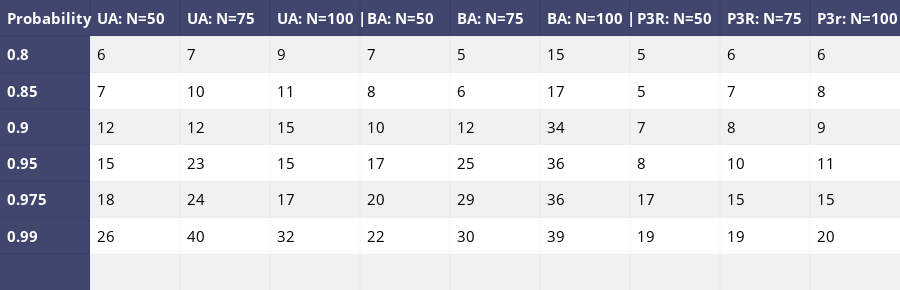

The cell this chart's notebook holds for it:
### Code cell
data_matrix = [['Probability', 'UA: N=50', 'UA: N=75','UA: N=100 |','BA: N=50', 'BA: N=75','BA: N=100 |','P3R: N=50', 'P3R: N=75','P3r: N=100'],
               ['0.8']+list1ua+list1ba+list1p3r,
               ['0.85']+list2ua+list2ba+list2p3r,
               ['0.9']+list3ua+list3ba+list3p3r,
               ['0.95']+list4ua+list4ba+list4p3r,
               ['0.975']+list5ua+list5ba+list5p3r,
               ['0.99']+list6ua+list6ba+list6p3r,
               ['','','','','','','','','','']
               ]

table = ff.create_table(data_matrix,index=True, index_title='Date')
for i in range(len(table.layout.annotations)):
    table.layout.annotations[i].font.size = 15
iplot(table, filename='simple_table')

### Figure 1 — Plotly figure (JSON) as saved in the notebook; plotly's stock layout.template omitted (floating-point values rounded to 4 significant figures)
{"data": [{"colorscale": [[0, "#00083e"], [0.5, "#ededee"], [1, "#ffffff"]], "hoverinfo": "none", "opacity": 0.75, "showscale": false, "type": "heatmap", "z": [[0, 0, 0, 0, 0, 0, 0, 0, 0, 0], [0, 0.5, 0.5, 0.5, 0.5, 0.5, 0.5, 0.5, 0.5, 0.5], [0, 1, 1, 1, 1, 1, 1, 1, 1, 1], [0, 0.5, 0.5, 0.5, 0.5, 0.5, 0.5, 0.5, 0.5, 0.5], [0, 1, 1, 1, 1, 1, 1, 1, 1, 1], [0, 0.5, 0.5, 0.5, 0.5, 0.5, 0.5, 0.5, 0.5, 0.5], [0, 1, 1, 1, 1, 1, 1, 1, 1, 1], [0, 0.5, 0.5, 0.5, 0.5, 0.5, 0.5, 0.5, 0.5, 0.5]]}], "layout": {"annotations": [{"align": "left", "font": {"color": "#ffffff", "size": 15}, "showarrow": false, "text": "<b>Probability</b>", "x": -0.45, "xanchor": "left", "xref": "x1", "y": 0, "yref": "y1"}, {"align": "left", "font": {"color": "#ffffff", "size": 15}, "showarrow": false, "text": "<b>UA: N=50</b>", "x": 0.55, "xanchor": "left", "xref": "x1", "y": 0, "yref": "y1"}, {"align": "left", "font": {"color": "#ffffff", "size": 15}, "showarrow": false, "text": "<b>UA: N=75</b>", "x": 1.55, "xanchor": "left", "xref": "x1", "y": 0, "yref": "y1"}, {"align": "left", "font": {"color": "#ffffff", "size": 15}, "showarrow": false, "text": "<b>UA: N=100 |</b>", "x": 2.55, "xanchor": "left", "xref": "x1", "y": 0, "yref": "y1"}, {"align": "left", "font": {"color": "#ffffff", "size": 15}, "showarrow": false, "text": "<b>BA: N=50</b>", "x": 3.55, "xanchor": "left", "xref": "x1", "y": 0, "yref": "y1"}, {"align": "left", "font": {"color": "#ffffff", "size": 15}, "showarrow": false, "text": "<b>BA: N=75</b>", "x": 4.55, "xanchor": "left", "xref": "x1", "y": 0, "yref": "y1"}, {"align": "left", "font": {"color": "#ffffff", "size": 15}, "showarrow": false, "text": "<b>BA: N=100 |</b>", "x": 5.55, "xanchor": "left", "xref": "x1", "y": 0, "yref": "y1"}, {"align": "left", "font": {"color": "#ffffff", "size": 15}, "showarrow": false, "text": "<b>P3R: N=50</b>", "x": 6.55, "xanchor": "left", "xref": "x1", "y": 0, "yref": "y1"}, {"align": "left", "font": {"color": "#ffffff", "size": 15}, "showarrow": false, "text": "<b>P3R: N=75</b>", "x": 7.55, "xanchor": "left", "xref": "x1", "y": 0, "yref": "y1"}, {"align": "left", "font": {"color": "#ffffff", "size": 15}, "showarrow": false, "text": "<b>P3r: N=100</b>", "x": 8.55, "xanchor": "left", "xref": "x1", "y": 0, "yref": "y1"}, {"align": "left", "font": {"color": "#ffffff", "size": 15}, "showarrow": false, "text": "<b>0.8</b>", "x": -0.45, "xanchor": "left", "xref": "x1", "y": 1, "yref": "y1"}, {"align": "left", "font": {"color": "#000000", "size": 15}, "showarrow": false, "text": "6", "x": 0.55, "xanchor": "left", "xref": "x1", "y": 1, "yref": "y1"}, {"align": "left", "font": {"color": "#000000", "size": 15}, "showarrow": false, "text": "7", "x": 1.55, "xanchor": "left", "xref": "x1", "y": 1, "yref": "y1"}, {"align": "left", "font": {"color": "#000000", "size": 15}, "showarrow": false, "text": "9", "x": 2.55, "xanchor": "left", "xref": "x1", "y": 1, "yref": "y1"}, {"align": "left", "font": {"color": "#000000", "size": 15}, "showarrow": false, "text": "7", "x": 3.55, "xanchor": "left", "xref": "x1", "y": 1, "yref": "y1"}, {"align": "left", "font": {"color": "#000000", "size": 15}, "showarrow": false, "text": "5", "x": 4.55, "xanchor": "left", "xref": "x1", "y": 1, "yref": "y1"}, {"align": "left", "font": {"color": "#000000", "size": 15}, "showarrow": false, "text": "15", "x": 5.55, "xanchor": "left", "xref": "x1", "y": 1, "yref": "y1"}, {"align": "left", "font": {"color": "#000000", "size": 15}, "showarrow": false, "text": "5", "x": 6.55, "xanchor": "left", "xref": "x1", "y": 1, "yref": "y1"}, {"align": "left", "font": {"color": "#000000", "size": 15}, "showarrow": false, "text": "6", "x": 7.55, "xanchor": "left", "xref": "x1", "y": 1, "yref": "y1"}, {"align": "left", "font": {"color": "#000000", "size": 15}, "showarrow": false, "text": "6", "x": 8.55, "xanchor": "left", "xref": "x1", "y": 1, "yref": "y1"}, {"align": "left", "font": {"color": "#ffffff", "size": 15}, "showarrow": false, "text": "<b>0.85</b>", "x": -0.45, "xanchor": "left", "xref": "x1", "y": 2, "yref": "y1"}, {"align": "left", "font": {"color": "#000000", "size": 15}, "showarrow": false, "text": "7", "x": 0.55, "xanchor": "left", "xref": "x1", "y": 2, "yref": "y1"}, {"align": "left", "font": {"color": "#000000", "size": 15}, "showarrow": false, "text": "10", "x": 1.55, "xanchor": "left", "xref": "x1", "y": 2, "yref": "y1"}, {"align": "left", "font": {"color": "#000000", "size": 15}, "showarrow": false, "text": "11", "x": 2.55, "xanchor": "left", "xref": "x1", "y": 2, "yref": "y1"}, {"align": "left", "font": {"color": "#000000", "size": 15}, "showarrow": false, "text": "8", "x": 3.55, "xanchor": "left", "xref": "x1", "y": 2, "yref": "y1"}, {"align": "left", "font": {"color": "#000000", "size": 15}, "showarrow": false, "text": "6", "x": 4.55, "xanchor": "left", "xref": "x1", "y": 2, "yref": "y1"}, {"align": "left", "font": {"color": "#000000", "size": 15}, "showarrow": false, "text": "17", "x": 5.55, "xanchor": "left", "xref": "x1", "y": 2, "yref": "y1"}, {"align": "left", "font": {"color": "#000000", "size": 15}, "showarrow": false, "text": "5", "x": 6.55, "xanchor": "left", "xref": "x1", "y": 2, "yref": "y1"}, {"align": "left", "font": {"color": "#000000", "size": 15}, "showarrow": false, "text": "7", "x": 7.55, "xanchor": "left", "xref": "x1", "y": 2, "yref": "y1"}, {"align": "left", "font": {"color": "#000000", "size": 15}, "showarrow": false, "text": "8", "x": 8.55, "xanchor": "left", "xref": "x1", "y": 2, "yref": "y1"}, {"align": "left", "font": {"color": "#ffffff", "size": 15}, "showarrow": false, "text": "<b>0.9</b>", "x": -0.45, "xanchor": "left", "xref": "x1", "y": 3, "yref": "y1"}, {"align": "left", "font": {"color": "#000000", "size": 15}, "showarrow": false, "text": "12", "x": 0.55, "xanchor": "left", "xref": "x1", "y": 3, "yref": "y1"}, {"align": "left", "font": {"color": "#000000", "size": 15}, "showarrow": false, "text": "12", "x": 1.55, "xanchor": "left", "xref": "x1", "y": 3, "yref": "y1"}, {"align": "left", "font": {"color": "#000000", "size": 15}, "showarrow": false, "text": "15", "x": 2.55, "xanchor": "left", "xref": "x1", "y": 3, "yref": "y1"}, {"align": "left", "font": {"color": "#000000", "size": 15}, "showarrow": false, "text": "10", "x": 3.55, "xanchor": "left", "xref": "x1", "y": 3, "yref": "y1"}, {"align": "left", "font": {"color": "#000000", "size": 15}, "showarrow": false, "text": "12", "x": 4.55, "xanchor": "left", "xref": "x1", "y": 3, "yref": "y1"}, {"align": "left", "font": {"color": "#000000", "size": 15}, "showarrow": false, "text": "34", "x": 5.55, "xanchor": "left", "xref": "x1", "y": 3, "yref": "y1"}, {"align": "left", "font": {"color": "#000000", "size": 15}, "showarrow": false, "text": "7", "x": 6.55, "xanchor": "left", "xref": "x1", "y": 3, "yref": "y1"}, {"align": "left", "font": {"color": "#000000", "size": 15}, "showarrow": false, "text": "8", "x": 7.55, "xanchor": "left", "xref": "x1", "y": 3, "yref": "y1"}, {"align": "left", "font": {"color": "#000000", "size": 15}, "showarrow": false, "text": "9", "x": 8.55, "xanchor": "left", "xref": "x1", "y": 3, "yref": "y1"}, {"align": "left", "font": {"color": "#ffffff", "size": 15}, "showarrow": false, "text": "<b>0.95</b>", "x": -0.45, "xanchor": "left", "xref": "x1", "y": 4, "yref": "y1"}, {"align": "left", "font": {"color": "#000000", "size": 15}, "showarrow": false, "text": "15", "x": 0.55, "xanchor": "left", "xref": "x1", "y": 4, "yref": "y1"}, {"align": "left", "font": {"color": "#000000", "size": 15}, "showarrow": false, "text": "23", "x": 1.55, "xanchor": "left", "xref": "x1", "y": 4, "yref": "y1"}, {"align": "left", "font": {"color": "#000000", "size": 15}, "showarrow": false, "text": "15", "x": 2.55, "xanchor": "left", "xref": "x1", "y": 4, "yref": "y1"}, {"align": "left", "font": {"color": "#000000", "size": 15}, "showarrow": false, "text": "17", "x": 3.55, "xanchor": "left", "xref": "x1", "y": 4, "yref": "y1"}, {"align": "left", "font": {"color": "#000000", "size": 15}, "showarrow": false, "text": "25", "x": 4.55, "xanchor": "left", "xref": "x1", "y": 4, "yref": "y1"}, {"align": "left", "font": {"color": "#000000", "size": 15}, "showarrow": false, "text": "36", "x": 5.55, "xanchor": "left", "xref": "x1", "y": 4, "yref": "y1"}, {"align": "left", "font": {"color": "#000000", "size": 15}, "showarrow": false, "text": "8", "x": 6.55, "xanchor": "left", "xref": "x1", "y": 4, "yref": "y1"}, {"align": "left", "font": {"color": "#000000", "size": 15}, "showarrow": false, "text": "10", "x": 7.55, "xanchor": "left", "xref": "x1", "y": 4, "yref": "y1"}, {"align": "left", "font": {"color": "#000000", "size": 15}, "showarrow": false, "text": "11", "x": 8.55, "xanchor": "left", "xref": "x1", "y": 4, "yref": "y1"}, {"align": "left", "font": {"color": "#ffffff", "size": 15}, "showarrow": false, "text": "<b>0.975</b>", "x": -0.45, "xanchor": "left", "xref": "x1", "y": 5, "yref": "y1"}, {"align": "left", "font": {"color": "#000000", "size": 15}, "showarrow": false, "text": "18", "x": 0.55, "xanchor": "left", "xref": "x1", "y": 5, "yref": "y1"}, {"align": "left", "font": {"color": "#000000", "size": 15}, "showarrow": false, "text": "24", "x": 1.55, "xanchor": "left", "xref": "x1", "y": 5, "yref": "y1"}, {"align": "left", "font": {"color": "#000000", "size": 15}, "showarrow": false, "text": "17", "x": 2.55, "xanchor": "left", "xref": "x1", "y": 5, "yref": "y1"}, {"align": "left", "font": {"color": "#000000", "size": 15}, "showarrow": false, "text": "20", "x": 3.55, "xanchor": "left", "xref": "x1", "y": 5, "yref": "y1"}, {"align": "left", "font": {"color": "#000000", "size": 15}, "showarrow": false, "text": "29", "x": 4.55, "xanchor": "left", "xref": "x1", "y": 5, "yref": "y1"}, {"align": "left", "font": {"color": "#000000", "size": 15}, "showarrow": false, "text": "36", "x": 5.55, "xanchor": "left", "xref": "x1", "y": 5, "yref": "y1"}, {"align": "left", "font": {"color": "#000000", "size": 15}, "showarrow": false, "text": "17", "x": 6.55, "xanchor": "left", "xref": "x1", "y": 5, "yref": "y1"}, {"align": "left", "font": {"color": "#000000", "size": 15}, "showarrow": false, "text": "15", "x": 7.55, "xanchor": "left", "xref": "x1", "y": 5, "yref": "y1"}, {"align": "left", "font": {"color": "#000000", "size": 15}, "showarrow": false, "text": "15", "x": 8.55, "xanchor": "left", "xref": "x1", "y": 5, "yref": "y1"}, {"align": "left", "font": {"color": "#ffffff", "size": 15}, "showarrow": false, "text": "<b>0.99</b>", "x": -0.45, "xanchor": "left", "xref": "x1", "y": 6, "yref": "y1"}, {"align": "left", "font": {"color": "#000000", "size": 15}, "showarrow": false, "text": "26", "x": 0.55, "xanchor": "left", "xref": "x1", "y": 6, "yref": "y1"}, {"align": "left", "font": {"color": "#000000", "size": 15}, "showarrow": false, "text": "40", "x": 1.55, "xanchor": "left", "xref": "x1", "y": 6, "yref": "y1"}, {"align": "left", "font": {"color": "#000000", "size": 15}, "showarrow": false, "text": "32", "x": 2.55, "xanchor": "left", "xref": "x1", "y": 6, "yref": "y1"}, {"align": "left", "font": {"color": "#000000", "size": 15}, "showarrow": false, "text": "22", "x": 3.55, "xanchor": "left", "xref": "x1", "y": 6, "yref": "y1"}, {"align": "left", "font": {"color": "#000000", "size": 15}, "showarrow": false, "text": "30", "x": 4.55, "xanchor": "left", "xref": "x1", "y": 6, "yref": "y1"}, {"align": "left", "font": {"color": "#000000", "size": 15}, "showarrow": false, "text": "39", "x": 5.55, "xanchor": "left", "xref": "x1", "y": 6, "yref": "y1"}, {"align": "left", "font": {"color": "#000000", "size": 15}, "showarrow": false, "text": "19", "x": 6.55, "xanchor": "left", "xref": "x1", "y": 6, "yref": "y1"}, {"align": "left", "font": {"color": "#000000", "size": 15}, "showarrow": false, "text": "19", "x": 7.55, "xanchor": "left", "xref": "x1", "y": 6, "yref": "y1"}, {"align": "left", "font": {"color": "#000000", "size": 15}, "showarrow": false, "text": "20", "x": 8.55, "xanchor": "left", "xref": "x1", "y": 6, "yref": "y1"}, {"align": "left", "font": {"color": "#ffffff", "size": 15}, "showarrow": false, "text": "<b></b>", "x": -0.45, "xanchor": "left", "xref": "x1", "y": 7, "yref": "y1"}, {"align": "left", "font": {"color": "#000000", "size": 15}, "showarrow": false, "text": "", "x": 0.55, "xanchor": "left", "xref": "x1", "y": 7, "yref": "y1"}, {"align": "left", "font": {"color": "#000000", "size": 15}, "showarrow": false, "text": "", "x": 1.55, "xanchor": "left", "xref": "x1", "y": 7, "yref": "y1"}, {"align": "left", "font": {"color": "#000000", "size": 15}, "showarrow": false, "text": "", "x": 2.55, "xanchor": "left", "xref": "x1", "y": 7, "yref": "y1"}, {"align": "left", "font": {"color": "#000000", "size": 15}, "showarrow": false, "text": "", "x": 3.55, "xanchor": "left", "xref": "x1", "y": 7, "yref": "y1"}, {"align": "left", "font": {"color": "#000000", "size": 15}, "showarrow": false, "text": "", "x": 4.55, "xanchor": "left", "xref": "x1", "y": 7, "yref": "y1"}, {"align": "left", "font": {"color": "#000000", "size": 15}, "showarrow": false, "text": "", "x": 5.55, "xanchor": "left", "xref": "x1", "y": 7, "yref": "y1"}, {"align": "left", "font": {"color": "#000000", "size": 15}, "showarrow": false, "text": "", "x": 6.55, "xanchor": "left", "xref": "x1", "y": 7, "yref": "y1"}, {"align": "left", "font": {"color": "#000000", "size": 15}, "showarrow": false, "text": "", "x": 7.55, "xanchor": "left", "xref": "x1", "y": 7, "yref": "y1"}, {"align": "left", "font": {"color": "#000000", "size": 15}, "showarrow": false, "text": "", "x": 8.55, "xanchor": "left", "xref": "x1", "y": 7, "yref": "y1"}], "height": 290, "margin": {"b": 0, "l": 0, "r": 0, "t": 0}, "xaxis": {"dtick": 1, "gridwidth": 2, "showticklabels": false, "tick0": -0.5, "ticks": "", "zeroline": false}, "yaxis": {"autorange": "reversed", "dtick": 1, "gridwidth": 2, "showticklabels": false, "tick0": 0.5, "ticks": "", "zeroline": false}}}
